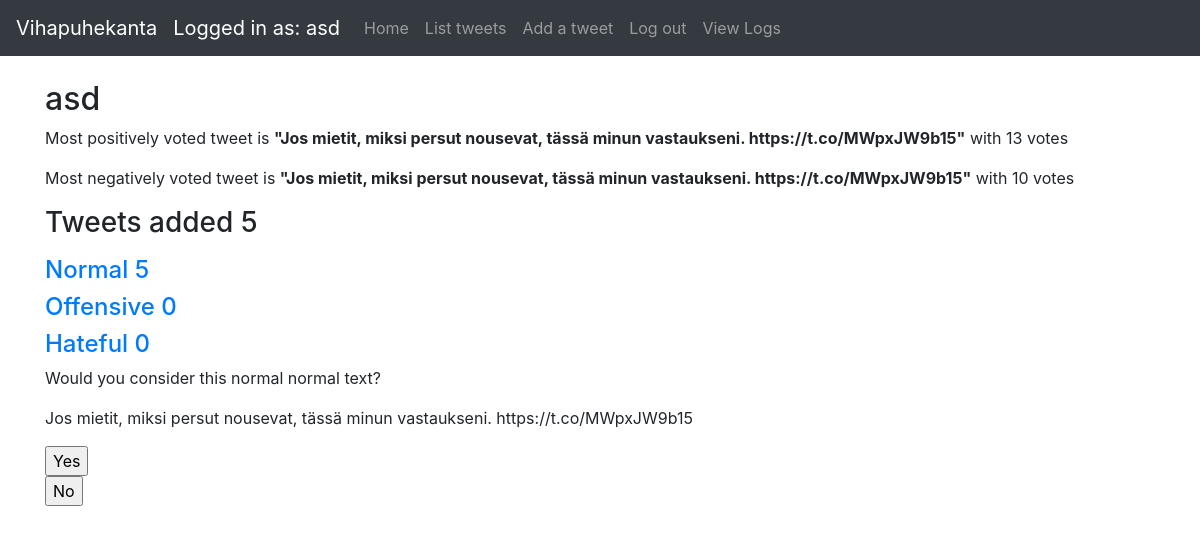
Page / (signed in) on the committed database.
### application/auth/models.py (models this page shows, shortened)
class User(db.Model):
    __tablename__ = "account"
    id = db.Column(db.Integer, primary_key=True)
    date_created = db.Column(db.DateTime, default=db.func.current_timestamp())
    date_modified = db.Column(db.DateTime, default=db.func.current_timestamp(),
                              onupdate=db.func.current_timestamp())
    name = db.Column(db.String(144), nullable=False)
    username = db.Column(db.String(144), nullable=False)
    password = db.Column(db.String(144), nullable=False)
    tweets = db.relationship("Tweet", backref='account', lazy=True)

### application/tweets/models.py (models this page shows, shortened)
class Tweet(db.Model):
    id = db.Column(db.Integer, primary_key=True)
    date_created = db.Column(db.DateTime, default=db.func.current_timestamp())
    date_modified = db.Column(db.DateTime, default=db.func.current_timestamp(),
                              onupdate=db.func.current_timestamp())
    tweetid = db.Column(db.String(100))
    tweettype = db.Column(db.String(100))
    tweettext = db.Column(db.String(300))
    addedby = db.Column(db.String(100))
    tweetdescription = db.Column(db.String(100))
    account_id = db.Column(db.Integer, db.ForeignKey('account.id'),
                           nullable=False)

### application/votes/models.py (models this page shows, shortened)
class Vote(db.Model):
    __tablename__ = "votes"
    id = db.Column(db.Integer, primary_key=True)
    date_created = db.Column(db.DateTime, default=db.func.current_timestamp())
    affirm = db.Column(db.Integer, nullable=True)
    oppose = db.Column(db.Integer, nullable=True)
    tweet_id = db.Column(db.Integer, nullable=False)
    @staticmethod
    def find_users_least_voted_tweet(user_id):
        stmt = text("SELECT votes.tweet_id, votes.oppose, account.username, tweet.tweettext FROM votes"
                    " JOIN Tweet ON votes.tweet_id = tweet.id"
                    " JOIN account ON tweet.account_id = :user_id"
                    " WHERE tweet.account_id = :user_id"
                    " ORDER BY votes.oppose DESC"
                    ).params(user_id=user_id)
        res = db.engine.execute(stmt)
        response = []
        if res is None:
            return None
        for row in res:
            response.append({"oppose": row[1], "tweettext": row[3]})
            pass
        return response
    @staticmethod
    def find_users_most_voted_tweet(user_id):
        stmt = text("SELECT votes.tweet_id, votes.affirm, account.username, tweet.tweettext FROM votes"
                    " JOIN Tweet ON votes.tweet_id = tweet.id"
                    " JOIN account ON tweet.account_id = :user_id"
                    " WHERE tweet.account_id = :user_id"
                    " ORDER BY votes.affirm DESC"
                    ).params(user_id=user_id)
        res = db.engine.execute(stmt)
        response = []
        if res is None:
            return None
        for row in res:
            response.append({"affirm": row[1], "tweettext": row[3]})
            pass
        return response

### application/views.py (the view)
@app.route("/")
@login_required
def index():
    most_votes = Vote.find_users_most_voted_tweet(current_user.id)
    least_votes = Vote.find_users_least_voted_tweet(current_user.id)
    try:
        most_positively_voted = most_votes[0]
        most_negatively_voted = least_votes[0]
    except Exception as e:
        most_positively_voted = None
        most_negatively_voted = None
        print(e)
    tweet_query = tweet_query_user()
    amounts = [0, 0, 0, 0]
    for row in tweet_query:
        print(row.tweettype)
        if row.tweettype == 'normal':
            amounts[0] = amounts[0] + 1
            amounts[1] = amounts[1] + 1
        elif row.tweettype == 'offensive':
            amounts[0] = amounts[0] = amounts[0] + 1
            amounts[2] = amounts[2] + 1
        else:
            amounts[0] = amounts[0] = amounts[0] + 1
            amounts[3] = amounts[3] + 1
    random_tweet = randRow()
    return render_template("index.html", all=amounts, tweet=random_tweet, most_positively_voted=most_positively_voted,
                           most_negatively_voted=most_negatively_voted)

### application/__init__.py (called while the page is built)
@login_manager.user_loader
def load_user(user_id):
    return User.query.get(user_id)

### application/tweets/views.py (called while the page is built)
def tweet_query_user():
    return db.session().query(Tweet).filter(Tweet.account_id == current_user.id)

### application/views.py (called while the page is built)
def randRow():
    row_id = Tweet.query.order_by(func.random()).first().id
    row = Tweet.query.get(row_id)
    return row

### application/templates/index.html (shortened to what this page needs)
{% extends "layout.html" %}
{% block body %}
    {% if current_user.is_authenticated %}
        <h2>
            {{ current_user.name }}
        </h2>
        {% if most_positively_voted is not none %}
            {% if most_negatively_voted is defined %}
                <p>Most positively voted tweet is <b>"{{ most_positively_voted.tweettext }}"</b>
                    with {{ most_positively_voted.affirm }} votes</p>
                <p>Most negatively voted tweet is <b>"{{ most_negatively_voted.tweettext }}"</b>
                    with {{ most_negatively_voted.oppose }} votes</p>
            {% endif %}
        {% endif %}
        <h3>
            <p>Tweets added {{ all[0] }}</p>
        </h3>
        <h4>
            <a href="#">Normal {{ all[1] }}</a>
        </h4>
        <h4>
            <a href="#">Offensive {{ all[2] }}</a>
        </h4>
        <h4>
            <a href="#">Hateful {{ all[3] }}</a>
        </h4>
        <div id="random_tweet">
            <p>Would you consider this normal {{ tweet.tweettype }} text?</p>
            <p>{{ tweet.tweettext }}</p>
            <form method="POST" action="{{ url_for('random_tweet_vote', id = tweet.id) }}">
                <input type="submit" name="vote_button" value="Yes"/>
            </form>
            <form method="POST" action="{{ url_for('random_tweet_vote', id = tweet.id) }}">
                <input type="submit" name="vote_button" value="No"/>
            </form>
        </div>
    {% else %}
        <h1>
            Hello, please login or register.
        </h1>
    {% endif %}
{% endblock %}

### application/templates/layout.html (shortened to what this page needs)
<!DOCTYPE html>
<html>
<head>
    <link rel="stylesheet" href="https://maxcdn.bootstrapcdn.com/bootstrap/4.0.0/css/bootstrap.min.css"
>
</head>
<body>
<nav class="navbar navbar-expand-md navbar-dark bg-dark mb-4">
    <a class="navbar-brand" href="#">Vihapuhekanta</a>
    {% if current_user.is_authenticated %}
        <ul class="navbar-nav mr-auto">
            <li>
                <a class="navbar-brand" href="#">Logged in as: {{ current_user.name }}</a>
            </li>
            <li class="nav-item">
                <a class="nav-link" href="/">Home</a>
            </li>
            <li class="nav-item">
                <a class="nav-link" href="{{ url_for('tweets_index') }}">List tweets</a>
            </li>
            <li class="nav-item">
                <a class="nav-link" href="{{ url_for('tweets_form') }}">Add a tweet</a>
            </li>
            <li class="nav-item">
                <a class="nav-link" href="{{ url_for('auth_logout') }}">Log out</a>
            </li>
            <li class="nav-item">
                <a class="nav-link" href="{{ url_for('view_logs') }}">View Logs</a>
            </li>
        </ul>
    {% endif %}
</nav>
<main role="main" class="container">
    {% block body %}{% endblock %}
</main>
</body>
</html>

### rows in the picture
User: name "asd"
Tweet: tweettext "Jos mietit, miksi persut nousevat, tässä minun vastaukseni. https://t.co/MWpxJW9b15"
Vote: affirm "13"
Tweet: tweettext "Jos mietit, miksi persut nousevat, tässä minun vastaukseni. https://t.co/MWpxJW9b15"
Vote: oppose "10"
Tweet: tweettype "normal", tweettext "Jos mietit, miksi persut nousevat, tässä minun vastaukseni. https://t.co/MWpxJW9b15"

### other values in the picture
{{ all[0] }} "5"
{{ all[1] }} "5"
{{ all[2] }} "0"
{{ all[3] }} "0"
